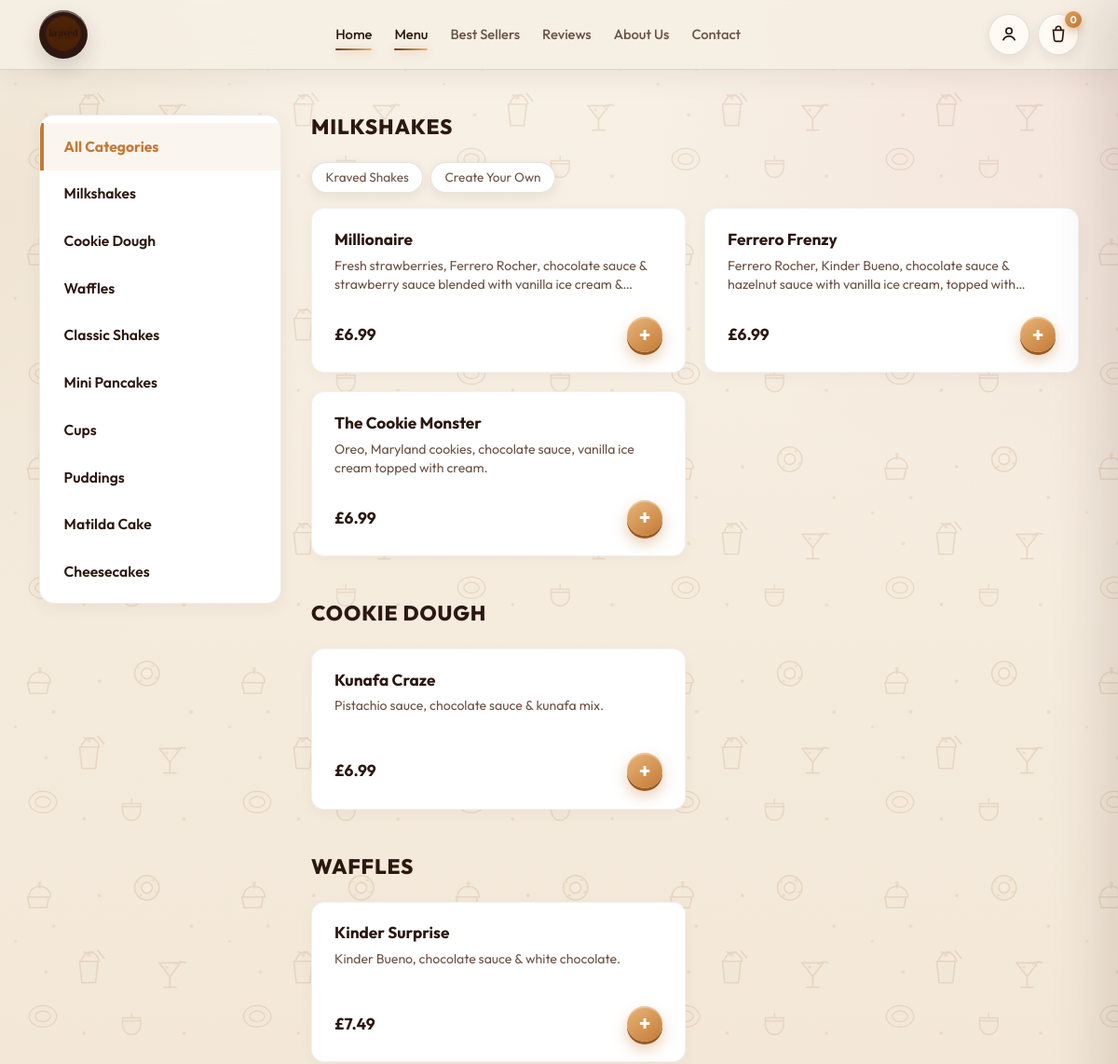
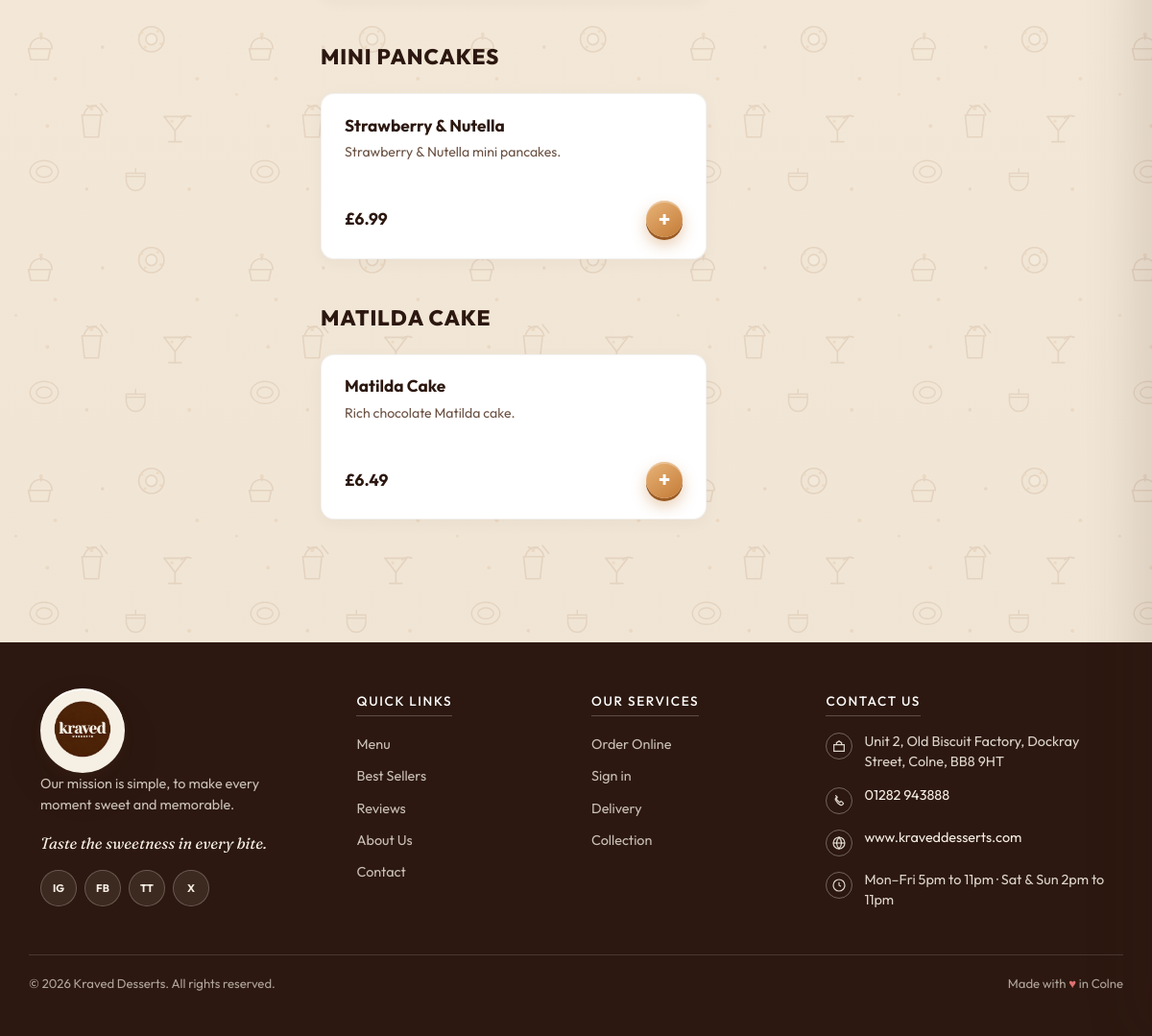
The page /menu on the database its author committed (2 pictures, top to bottom).
### tables this page shows
CREATE TABLE `categories` (
  `id`              INT UNSIGNED NOT NULL AUTO_INCREMENT,
  `name`            VARCHAR(120) NOT NULL,
  `slug`            VARCHAR(140) NOT NULL,
  `image`           VARCHAR(255) DEFAULT NULL,
  `display_order`   INT NOT NULL DEFAULT 0,
  `status`          TINYINT(1) NOT NULL DEFAULT 1 COMMENT '1=active, 0=inactive',
  `created_at`      DATETIME NOT NULL DEFAULT CURRENT_TIMESTAMP,
  `updated_at`      DATETIME DEFAULT NULL ON UPDATE CURRENT_TIMESTAMP,
  PRIMARY KEY (`id`),
  UNIQUE KEY `uq_categories_slug` (`slug`),
  KEY `idx_categories_order_status` (`display_order`, `status`)
);

CREATE TABLE `sub_categories` (
  `id`              INT UNSIGNED NOT NULL AUTO_INCREMENT,
  `category_id`     INT UNSIGNED NOT NULL,
  `name`            VARCHAR(120) NOT NULL,
  `slug`            VARCHAR(140) NOT NULL,
  `display_order`   INT NOT NULL DEFAULT 0,
  `status`          TINYINT(1) NOT NULL DEFAULT 1,
  `created_at`      DATETIME NOT NULL DEFAULT CURRENT_TIMESTAMP,
  `updated_at`      DATETIME DEFAULT NULL ON UPDATE CURRENT_TIMESTAMP,
  PRIMARY KEY (`id`),
  UNIQUE KEY `uq_sub_categories_slug` (`slug`),
  KEY `idx_sub_categories_category` (`category_id`, `display_order`, `status`),
  CONSTRAINT `fk_sub_categories_category`
    FOREIGN KEY (`category_id`) REFERENCES `categories` (`id`)
    ON UPDATE CASCADE ON DELETE CASCADE
);

CREATE TABLE `products` (
  `id`                INT UNSIGNED NOT NULL AUTO_INCREMENT,
  `category_id`       INT UNSIGNED NOT NULL,
  `sub_category_id`   INT UNSIGNED DEFAULT NULL,
  `title`             VARCHAR(180) NOT NULL,
  `slug`              VARCHAR(200) NOT NULL,
  `short_description` VARCHAR(255) DEFAULT NULL,
  `full_description`  TEXT DEFAULT NULL,
  `base_price`        DECIMAL(10,2) NOT NULL DEFAULT 0.00,
  `stock_qty`         INT NOT NULL DEFAULT 0,
  `weight_label`      VARCHAR(40) DEFAULT NULL COMMENT 'e.g. 90g, Box of 4',
  `is_featured`       TINYINT(1) NOT NULL DEFAULT 0,
  `is_box_deal`       TINYINT(1) NOT NULL DEFAULT 0 COMMENT '1 = mix-and-match bundle',
  `box_max_items`     TINYINT UNSIGNED DEFAULT NULL COMMENT 'Max cookie picks for box deals',
  `image`             VARCHAR(255) DEFAULT NULL,
  `status`            TINYINT(1) NOT NULL DEFAULT 1,
  `display_order`     INT NOT NULL DEFAULT 0,
  `created_at`        DATETIME NOT NULL DEFAULT CURRENT_TIMESTAMP,
  `updated_at`        DATETIME DEFAULT NULL ON UPDATE CURRENT_TIMESTAMP,
  PRIMARY KEY (`id`),
  UNIQUE KEY `uq_products_slug` (`slug`),
  KEY `idx_products_category` (`category_id`, `status`, `display_order`),
  KEY `idx_products_sub_category` (`sub_category_id`),
  KEY `idx_products_featured` (`is_featured`, `status`),
  KEY `idx_products_box_deal` (`is_box_deal`, `status`),
  CONSTRAINT `fk_products_category`
    FOREIGN KEY (`category_id`) REFERENCES `categories` (`id`)
    ON UPDATE CASCADE ON DELETE RESTRICT,
  CONSTRAINT `fk_products_sub_category`
    FOREIGN KEY (`sub_category_id`) REFERENCES `sub_categories` (`id`)
    ON UPDATE CASCADE ON DELETE SET NULL
);

### app/Core/Controller.php (called while the page is built, shortened)
<?php
abstract class Controller
{
    protected function view(string $path, array $data = [], ?string $layout = null): void
    {
        Helpers::view($path, $data, $layout);
    }
}

### app/Controllers/Web/ProductController.php (called while the page is built, shortened)
<?php
final class ProductController extends Controller
{
    public function menuPage(): void
    {
        $categories = (new Category())->withSubCategories();
        $productModel = new Product();
        $menu = [];
        foreach ($categories as $cat) {
            $products = $productModel->byCategory((int) $cat['id']);
            if ($products) {
                $menu[] = [
                    'category' => $cat,
                    'products' => $products,
                ];
            }
        }
        $gallery = [
            \App\Core\Helpers::asset('images/product-lava-cake.png'),
            \App\Core\Helpers::asset('images/product-biscoff-cheesecake.png'),
            \App\Core\Helpers::asset('images/product-cookies-cream.png'),
            \App\Core\Helpers::asset('images/product-choc-waffle.png'),
            \App\Core\Helpers::asset('images/hero-dessert.png'),
        ];
        $this->view('Storefront/products/menu', [
            'title'       => 'Menu - ' . \App\Core\Helpers::setting('store_name', 'Kraved'),
            'categories'  => $categories,
            'menu'        => $menu,
            'gallery'     => $gallery,
            'cms'         => \App\Models\SiteSection::map(),
            'cartCount'   => Cart::count(),
            'fulfillment' => Cart::fulfillment(),
        ], 'Storefront/layouts/main');
    }
}

### public/index.php (called while the page is built, shortened)
<?php
spl_autoload_register(static function (string $class): void {
    $prefix = 'App\\';
    $relative = str_replace('\\', DIRECTORY_SEPARATOR, substr($class, strlen($prefix)));
    $file = dirname(__DIR__) . '/app/' . $relative . '.php';
});
$config = Helpers::config();
function kraved_resolve_path(array $config): string
{
    $uriPath = parse_url($_SERVER['REQUEST_URI'] ?? '/', PHP_URL_PATH) ?: '/';
    $uriPath = '/' . trim(str_replace('\\', '/', $uriPath), '/');
    if ($uriPath !== '/') {
        $uriPath = rtrim($uriPath, '/');
    }
    $path = $uriPath;
    $path = '/' . trim($path, '/');
    return $path === '/' ? '/' : rtrim($path, '/');
}
try {
    $router = require dirname(__DIR__) . '/app/routes.php';
    $method = $_SERVER['REQUEST_METHOD'] ?? 'GET';
    $path = kraved_resolve_path($config);
    $router->dispatch($method, $path);
} catch (Throwable $e) {
    if (headers_sent()) {
        echo '';
        return;
    }
    http_response_code(500);
    header('Content-Type: text/html; charset=utf-8');
    echo '<!DOCTYPE html><html><head><meta charset="utf-8"><title>Kraved Error</title>';
    echo '<style>body{font-family:system-ui;background:#120b08;color:#f5e6d3;padding:2rem;max-width:720px;margin:0 auto}';
    echo 'code,pre{background:#1a100c;padding:.75rem;border-radius:8px;display:block;overflow:auto;white-space:pre-wrap}</style></head><body>';
    echo '<h1>Kraved — Server Error</h1>';
    if (!empty($config['debug'])) {
        echo '<p><strong>' . htmlspecialchars($e->getMessage(), ENT_QUOTES, 'UTF-8') . '</strong></p>';
        echo '<pre>' . htmlspecialchars($e->getFile() . ':' . $e->getLine(), ENT_QUOTES, 'UTF-8') . "\n\n";
        echo htmlspecialchars($e->getTraceAsString(), ENT_QUOTES, 'UTF-8') . '</pre>';
    } else {
        echo '<p>Something went wrong. Check config/database.php and enable debug.</p>';
    }
    echo '</body></html>';
}

### app/Core/Database.php (called while the page is built, shortened)
<?php
final class Database
{
    private static ?PDO $instance = null;
    public static function getInstance(): PDO
    {
        if (self::$instance === null) {
            $cfg = require dirname(__DIR__, 2) . '/config/database.php';
            $dsn = sprintf(
                'mysql:host=%s;port=%s;dbname=%s;charset=%s',
                $cfg['host'],
                $cfg['port'],
                $cfg['dbname'],
                $cfg['charset']
            );
            try {
                self::$instance = new PDO($dsn, $cfg['username'], $cfg['password'], [
                    PDO::ATTR_ERRMODE            => PDO::ERRMODE_EXCEPTION,
                    PDO::ATTR_DEFAULT_FETCH_MODE => PDO::FETCH_ASSOC,
                    PDO::ATTR_EMULATE_PREPARES   => false,
                ]);
            } catch (PDOException $e) {
                throw new RuntimeException(
                    'Database connection failed. Check config/database.php. ' . $e->getMessage(),
                    (int) $e->getCode(),
                    $e
                );
            }
        }
        return self::$instance;
    }
}

### app/Models/Model.php (called while the page is built, shortened)
<?php
abstract class Model
{
    public function __construct()
    {
        $this->db = Database::getInstance();
    }
}

### app/Models/Category.php (called while the page is built, shortened)
<?php
final class Category extends Model
{
    public function activeOrdered(): array
    {
        return $this->db->query(
            'SELECT * FROM categories WHERE status = 1 ORDER BY display_order ASC, name ASC'
        )->fetchAll();
    }
    public function withSubCategories(): array
    {
        $cats = $this->activeOrdered();
        $stmt = $this->db->prepare(
            'SELECT * FROM sub_categories WHERE category_id = ? AND status = 1 ORDER BY display_order ASC'
        );
        foreach ($cats as &$cat) {
            $stmt->execute([(int) $cat['id']]);
            $cat['sub_categories'] = $stmt->fetchAll();
        }
        return $cats;
    }
}

### app/Models/Product.php (called while the page is built, shortened)
<?php
final class Product extends Model
{
    public function byCategory(int $categoryId): array
    {
        $stmt = $this->db->prepare(
            'SELECT p.*,
                    (SELECT MIN(pv.price) FROM product_variants pv
                     WHERE pv.product_id = p.id AND pv.status = 1) AS min_variant_price,
                    (SELECT COUNT(*) FROM product_variants pv
                     WHERE pv.product_id = p.id AND pv.status = 1) AS variant_count
             FROM products p
             WHERE p.category_id = ? AND p.status = 1
             ORDER BY p.display_order ASC'
        );
        $stmt->execute([$categoryId]);
        return (new ProductOffer())->decorate($stmt->fetchAll());
    }
}

### app/Models/ProductOffer.php (called while the page is built, shortened)
<?php
final class ProductOffer extends Model
{
    public function activeMap(): array
    {
        $rows = $this->db->query(
            'SELECT * FROM product_offers
             WHERE status = 1
               AND (starts_at IS NULL OR starts_at <= NOW())
               AND (ends_at IS NULL OR ends_at >= NOW())
             ORDER BY id DESC'
        )->fetchAll();
        $map = [];
        return $map;
    }
    public function decorate(array $products): array
    {
        if ($products === []) {
            return $products;
        }
        try {
            $map = $this->activeMap();
        } catch (\Throwable) {
            return $products;
        }
        foreach ($products as &$p) {
            $offer = $map[(int) $p['id']] ?? null;
            $p['offer'] = $offer;
            $variantCount = (int) ($p['variant_count'] ?? 0);
            $display = $variantCount > 0 && $p['min_variant_price'] !== null
                ? (float) $p['min_variant_price']
                : (float) $p['base_price'];
            $p['original_price'] = $display;
            $p['sale_price'] = $offer
                ? Helpers::discountedPrice($display, $offer['discount_type'], (float) $offer['discount_value'])
                : $display;
            $p['on_offer'] = $offer !== null && $p['sale_price'] < $p['original_price'] - 0.001;
        }
        return $products;
    }
}

### app/Models/Setting.php (called while the page is built, shortened)
<?php
final class Setting extends Model
{
    private static ?array $cache = null;
    public static function map(): array
    {
        if (self::$cache !== null) {
            return self::$cache;
        }
        try {
            $rows = (new self())->all('setting_key ASC');
            $map = [];
            foreach ($rows as $row) {
                $map[$row['setting_key']] = $row['setting_value'];
            }
            self::$cache = $map;
        } catch (\Throwable) {
            self::$cache = [];
        }
        return self::$cache;
    }
    public static function get(string $key, mixed $default = null): mixed
    {
        $map = self::map();
        if (!array_key_exists($key, $map) || $map[$key] === null || $map[$key] === '') {
            return $default;
        }
        return $map[$key];
    }
}

### app/Views/Storefront/products/menu.php (the view, shortened to what this page needs)
<div class="menu-page-wrapper py-4 py-md-5">
  <div class="container">
    <div class="menu-layout">
      <aside class="menu-sidebar">
        <div class="menu-sidebar-card">
          <ul class="menu-sidebar-nav" role="tablist">
            <li class="menu-sidebar-item">
              <button
                type="button"
                class="menu-sidebar-btn active"
                data-cat-filter="all"
                aria-selected="true"
              >
                All Categories
              </button>
            </li>
            <?php foreach ($categories as $cat): ?>
              <li class="menu-sidebar-item">
                <button
                  type="button"
                  class="menu-sidebar-btn"
                  data-cat-filter="<?= Helpers::e($cat['slug']) ?>"
                  aria-selected="false"
                >
                  <?= Helpers::e($cat['name']) ?>
                </button>
              </li>
            <?php endforeach; ?>
          </ul>
        </div>
      </aside>
      <main class="menu-content" id="menu-content-area">
        <?php foreach ($menu as $block):
          $cat = $block['category'];
          $products = $block['products'];
        ?>
          <section
            class="menu-category-section"
            id="cat-section-<?= Helpers::e($cat['slug']) ?>"
            data-cat-slug="<?= Helpers::e($cat['slug']) ?>"
          >
            <h2 class="menu-category-header"><?= Helpers::e(strtoupper($cat['name'])) ?></h2>
            <?php if (!empty($cat['sub_categories'])): ?>
              <div class="subcat-pills mb-3">
                <?php foreach ($cat['sub_categories'] as $sub): ?>
                  <a href="<?= Helpers::baseUrl('subcategory/' . $sub['slug']) ?>" class="subcat-pill"><?= Helpers::e($sub['name']) ?></a>
                <?php endforeach; ?>
              </div>
            <?php endif; ?>
            <div class="menu-products-grid">
              <?php foreach ($products as $p): ?>
                <article class="menu-item-card">
                  <div class="menu-item-body">
                    <h3 class="menu-item-title"><?= Helpers::e($p['title']) ?></h3>
                    <?php if (!empty($p['short_description'])): ?>
                      <p class="menu-item-desc"><?= Helpers::e($p['short_description']) ?></p>
                    <?php endif; ?>
                    <div class="menu-item-footer">
                      <span class="menu-item-price"><?= Helpers::money($p['sale_price'] ?? $p['base_price']) ?></span>
                      <button
                        type="button"
                        class="btn-add-round btn-add"
                        data-product-id="<?= (int)$p['id'] ?>"
                        aria-label="Add <?= Helpers::e($p['title']) ?>"
                        title="Add <?= Helpers::e($p['title']) ?>"
                      >+</button>
                    </div>
                  </div>
                </article>
              <?php endforeach; ?>
            </div>
          </section>
        <?php endforeach; ?>
      </main>
    </div>
  </div>
</div>

### rows shown on the page
categories: name "Milkshakes", name "MILKSHAKES"
categories: name "Cookie Dough", name "COOKIE DOUGH"
categories: name "Waffles", name "WAFFLES"
categories: name "Classic Shakes"
categories: name "Mini Pancakes", name "MINI PANCAKES"
categories: name "Cups"
categories: name "Puddings"
categories: name "Cheesecakes"
sub_categories: name "Kraved Shakes"
sub_categories: name "Create Your Own"
products: title "Millionaire", short_description "Fresh strawberries, Ferrero Rocher, chocolate sauce & strawberry sauce blended with vanilla ice cream…", base_price "£6.99"
products: title "Ferrero Frenzy", short_description "Ferrero Rocher, Kinder Bueno, chocolate sauce & hazelnut sauce with vanilla ice cream, topped…", base_price "£6.99"
products: title "The Cookie Monster", short_description "Oreo, Maryland cookies, chocolate sauce, vanilla ice cream topped with cream.", base_price "£6.99"
products: title "Kunafa Craze", short_description "Pistachio sauce, chocolate sauce & kunafa mix.", base_price "£6.99"
products: title "Kinder Surprise", short_description "Kinder Bueno, chocolate sauce & white chocolate.", base_price "£7.49"
products: title "Strawberry & Nutella", short_description "Strawberry & Nutella mini pancakes.", base_price "£6.99"
products: title "Matilda Cake", short_description "Rich chocolate Matilda cake.", base_price "£6.49"

### other values the page prints
Helpers::e($link['label'] ?? '') "Home"
Helpers::e($link['label'] ?? '') "Menu"
Helpers::e($link['label'] ?? '') "Best Sellers"
Helpers::e($link['label'] ?? '') "Reviews"
Helpers::e($link['label'] ?? '') "About Us"
Helpers::e($link['label'] ?? '') "Contact"
$cartCount "0"
Helpers::e($cat['name']) "Matilda Cake"
Helpers::e(strtoupper($cat['name'])) "MATILDA CAKE"
Helpers::e($footer['mission'] ?? '') "Our mission is simple, to make every moment sweet and memorable."
Helpers::e($tagline) "Taste the sweetness in every bite."
Helpers::e($s['label'] ?? '') "IG"
Helpers::e($s['label'] ?? '') "FB"
Helpers::e($s['label'] ?? '') "TT"
Helpers::e($s['label'] ?? '') "X"
